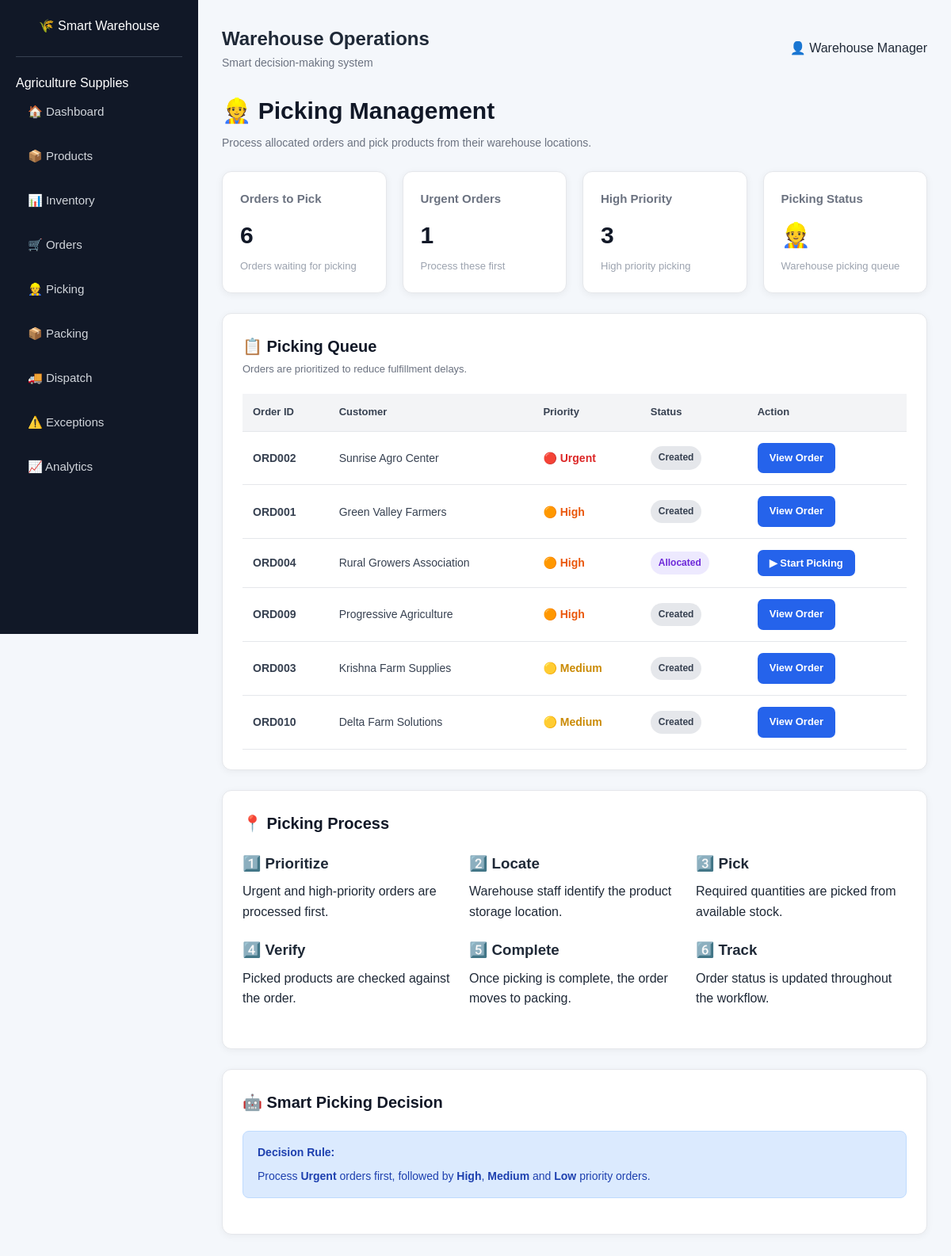
The app's page /picking with its own data.
### tables this page shows
CREATE TABLE orders (

        order_id TEXT PRIMARY KEY,

        customer TEXT,

        priority TEXT,

        status TEXT,

        order_date TEXT

    );

### app.py (the view)
@app.route("/picking")
def picking():
    conn = get_db()
    picking_orders = conn.execute(
        """
        SELECT

            order_id,

            customer,

            priority,

            status

        FROM orders

        WHERE status IN
        (
            'Created',
            'Allocated',
            'Picking'
        )

        ORDER BY

        CASE priority

            WHEN 'Urgent' THEN 1

            WHEN 'High' THEN 2

            WHEN 'Medium' THEN 3

            WHEN 'Low' THEN 4

            ELSE 5

        END

        """
    ).fetchall()
    conn.close()
    return render_template(
        "picking.html",
        orders=picking_orders
    )

### app.py (called while the page is built)
def get_db():
    conn = sqlite3.connect(DATABASE)
    conn.row_factory = sqlite3.Row
    return conn

### templates/picking.html (shortened to what this page needs)
{% extends "base.html" %}
{% block content %}
<div class="topbar">
    <div>
        <h1>👷 Picking Management</h1>
        <p>
            Process allocated orders and pick products
            from their warehouse locations.
        </p>
    </div>
</div>
<div class="stats-grid">
    <div class="stat-card">
        <h3>Orders to Pick</h3>
        <div class="number">
            {{ orders|length }}
        </div>
        <p>
            Orders waiting for picking
        </p>
    </div>
    <div class="stat-card">
        <h3>Urgent Orders</h3>
        <div class="number">
            {{ orders
               |selectattr('priority', 'equalto', 'Urgent')
               |list
               |length }}
        </div>
        <p>
            Process these first
        </p>
    </div>
    <div class="stat-card">
        <h3>High Priority</h3>
        <div class="number">
            {{ orders
               |selectattr('priority', 'equalto', 'High')
               |list
               |length }}
        </div>
        <p>
            High priority picking
        </p>
    </div>
    <div class="stat-card">
        <h3>Picking Status</h3>
        <div class="number">
            👷
        </div>
        <p>
            Warehouse picking queue
        </p>
    </div>
</div>
<div class="card">
    <div class="card-header">
        <div>
            <h2>📋 Picking Queue</h2>
            <p>
                Orders are prioritized to reduce fulfillment delays.
            </p>
        </div>
    </div>
    <div class="table-container">
        <table>
            <thead>
                <tr>
                    <th>Order ID</th>
                    <th>Customer</th>
                    <th>Priority</th>
                    <th>Status</th>
                    <th>Action</th>
                </tr>
            </thead>
            <tbody>
                {% for order in orders %}
                <tr>
                    <td>
                        <strong>
                            {{ order.order_id }}
                        </strong>
                    </td>
                    <td>
                        {{ order.customer }}
                    </td>
                    <td>
                        {% if order.priority == "Urgent" %}
                            <span class="priority-urgent">
                                🔴 Urgent
                            </span>
                        {% elif order.priority == "High" %}
                            <span class="priority-high">
                                🟠 High
                            </span>
                        {% elif order.priority == "Medium" %}
                            <span class="priority-medium">
                                🟡 Medium
                            </span>
                        {% else %}
                            <span class="priority-low">
                                🟢 Low
                            </span>
                        {% endif %}
                    </td>
                    <td>
                        {% if order.status == "Allocated" %}
                            <span class="badge status-allocated">
                                Allocated
                            </span>
                        {% elif order.status == "Picking" %}
                            <span class="badge status-picking">
                                Picking
                            </span>
                        {% elif order.status == "Picked" %}
                            <span class="badge status-picked">
                                Picked
                            </span>
                        {% else %}
                            <span class="badge">
                                {{ order.status }}
                            </span>
                        {% endif %}
                    </td>
                    <td>
                        {% if order.status == "Allocated" %}
                            <form
                                method="POST"
                                action="{{ url_for(
                                    'update_status',
                                    order_id=order.order_id,
                                    status='Picking'
                                ) }}"
                            >
                                <button
                                    type="submit"
                                    class="btn">
                                    ▶ Start Picking
                                </button>
                            </form>
                        {% elif order.status == "Picked" %}
                            <span class="badge status-picked">
                                ✅ Picking Complete
                            </span>
                        {% else %}
                            <a
                                href="{{ url_for(
                                    'order_details',
                                    order_id=order.order_id
                                ) }}"
                                class="btn">
                                View Order
                            </a>
                        {% endif %}
                    </td>
                </tr>
                {% endfor %}
            </tbody>
        </table>
    </div>
</div>
<div class="card">
    <div class="card-header">
        <h2>📍 Picking Process</h2>
    </div>
    <div class="grid-3">
        <div>
            <h3>1️⃣ Prioritize</h3>
            <p style="margin-top: 8px;">
                Urgent and high-priority orders
                are processed first.
            </p>
        </div>
        <div>
            <h3>2️⃣ Locate</h3>
            <p style="margin-top: 8px;">
                Warehouse staff identify the
                product storage location.
            </p>
        </div>
        <div>
            <h3>3️⃣ Pick</h3>
            <p style="margin-top: 8px;">
                Required quantities are picked
                from available stock.
            </p>
        </div>
        <div>
            <h3>4️⃣ Verify</h3>
            <p style="margin-top: 8px;">
                Picked products are checked
                against the order.
            </p>
        </div>
        <div>
            <h3>5️⃣ Complete</h3>
            <p style="margin-top: 8px;">
                Once picking is complete,
                the order moves to packing.
            </p>
        </div>
        <div>
            <h3>6️⃣ Track</h3>
            <p style="margin-top: 8px;">
                Order status is updated
                throughout the workflow.
            </p>
        </div>
    </div>
</div>
<div class="card">
    <div class="card-header">
        <h2>🤖 Smart Picking Decision</h2>
    </div>
    <div class="alert alert-info">
        <strong>
            Decision Rule:
        </strong>
        <p style="margin-top: 8px;">
            Process <strong>Urgent</strong> orders first,
            followed by <strong>High</strong>,
            <strong>Medium</strong> and
            <strong>Low</strong> priority orders.
        </p>
    </div>
</div>
{% endblock %}

### static/css/style.css (style rules this page uses)
* { margin: 0; padding: 0; box-sizing: border-box; }
body { font-family: Arial, Helvetica, sans-serif; background: #f4f7fb; color: #1f2937; line-height: 1.6; }
a { text-decoration: none; color: inherit; }
.topbar { display: flex; justify-content: space-between; align-items: center; margin-bottom: 25px; }
.topbar h1 { font-size: 30px; color: #111827; margin-bottom: 5px; }
.topbar p { color: #6b7280; font-size: 14px; }
.stats-grid { display: grid; grid-template-columns: repeat(4, 1fr); gap: 20px; margin-bottom: 25px; }
.stat-card { background: white; border-radius: 12px; padding: 22px; box-shadow: 0 2px 10px rgba(0, 0, 0, 0.06); border: 1px solid #e5e7eb; }
.stat-card h3 { font-size: 15px; color: #6b7280; margin-bottom: 10px; }
.stat-card .number { font-size: 30px; font-weight: bold; color: #111827; margin-bottom: 5px; }
.stat-card p { font-size: 13px; color: #9ca3af; }
.card, .content-card { background: white; border-radius: 12px; padding: 25px; margin-bottom: 25px; border: 1px solid #e5e7eb; box-shadow: 0 2px 10px rgba(0, 0, 0, 0.05); }
.card-header { display: flex; justify-content: space-between; align-items: center; margin-bottom: 20px; }
.card-header h2 { font-size: 20px; color: #111827; }
.card-header p { color: #6b7280; font-size: 13px; margin-top: 3px; }
.table-container { width: 100%; overflow-x: auto; }
table { width: 100%; border-collapse: collapse; min-width: 700px; }
thead { background: #f3f4f6; }
th { text-align: left; padding: 13px; font-size: 13px; color: #374151; font-weight: 600; border-bottom: 1px solid #e5e7eb; }
td { padding: 14px 13px; font-size: 14px; border-bottom: 1px solid #e5e7eb; color: #374151; }
.btn { display: inline-block; border: none; background: #2563eb; color: white; padding: 9px 15px; border-radius: 7px; cursor: pointer; font-size: 13px; font-weight: 600; transition: 0.2s; }
.badge { display: inline-block; padding: 5px 10px; border-radius: 20px; font-size: 12px; font-weight: 600; background: #e5e7eb; color: #374151; }
.status-allocated { background: #ede9fe; color: #6d28d9; }
.priority-urgent { color: #dc2626; font-weight: bold; }
.priority-high { color: #ea580c; font-weight: bold; }
.priority-medium { color: #ca8a04; font-weight: bold; }
.alert { padding: 15px 18px; border-radius: 8px; margin-bottom: 20px; font-size: 14px; border: 1px solid transparent; }
.alert-info { background: #dbeafe; color: #1e40af; border-color: #bfdbfe; }
.grid-3 { display: grid; grid-template-columns: repeat(3, 1fr); gap: 20px; margin-bottom: 25px; }

### records on screen
orders: order_id "ORD002", customer "Sunrise Agro Center", priority "🔴 Urgent", status "Created"
orders: order_id "ORD001", customer "Green Valley Farmers", priority "🟠 High", status "Created"
orders: order_id "ORD004", customer "Rural Growers Association", priority "🟠 High", status "Allocated"
orders: order_id "ORD009", customer "Progressive Agriculture", priority "🟠 High", status "Created"
orders: order_id "ORD003", customer "Krishna Farm Supplies", priority "🟡 Medium", status "Created"
orders: order_id "ORD010", customer "Delta Farm Solutions", priority "🟡 Medium", status "Created"

### other values on screen
{{ orders|length }} "6"
